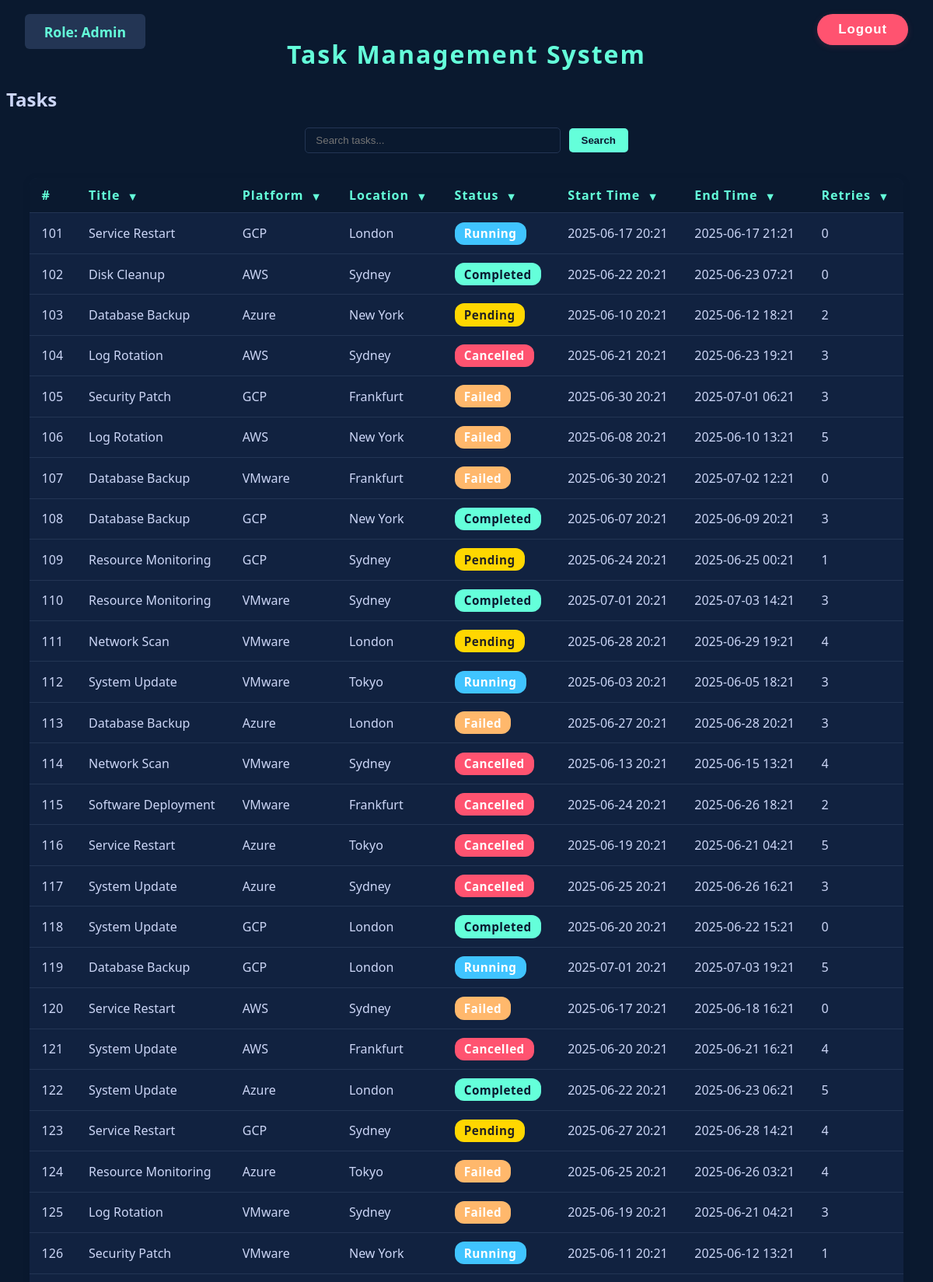
The app's page /tasks/?search=&page=3 (signed in, upper part) with its own data.
### main/models.py (models this page shows, shortened)
class Task(models.Model):
    title = models.CharField(max_length=100, default="System Update")
    platform = models.CharField(max_length=100)
    location = models.CharField(max_length=100)
    status = models.CharField(max_length=50)
    start_time = models.CharField(max_length=100)
    end_time = models.CharField(max_length=100, null=True, blank=True)
    retries = models.IntegerField(default=0)

### main/views.py (the view, shortened to what this page needs)
# urls.py: path('tasks/', views.task_list, name='task_list'),
@login_required
def task_list(request):
    search = request.GET.get('search', '').strip()
    tasks = Task.objects.all()
    title = request.GET.get('title', '')
    platform = request.GET.get('platform', '')
    location = request.GET.get('location', '')
    status = request.GET.get('status', '')
    start_time = request.GET.get('start_time', '')
    end_time = request.GET.get('end_time', '')
    retries = request.GET.get('retries', '')
    if title:
        tasks = tasks.filter(title=title)
    if platform:
        tasks = tasks.filter(platform=platform)
    if location:
        tasks = tasks.filter(location=location)
    if status:
        tasks = tasks.filter(status=status)
    if start_time:
        tasks = tasks.filter(start_time=start_time)
    if end_time:
        tasks = tasks.filter(end_time=end_time)
    if retries:
        tasks = tasks.filter(retries=retries)
    titles = Task.objects.values_list('title', flat=True).distinct()
    platforms = Task.objects.values_list('platform', flat=True).distinct()
    locations = Task.objects.values_list('location', flat=True).distinct()
    statuses = Task.objects.values_list('status', flat=True).distinct()
    start_times = Task.objects.values_list('start_time', flat=True).distinct()
    end_times = Task.objects.values_list('end_time', flat=True).distinct()
    retries_list = Task.objects.values_list('retries', flat=True).distinct()
    paginator = Paginator(tasks, 50)
    page_number = request.GET.get('page', 1)
    page_obj = paginator.get_page(page_number)
    selected_role = request.session.get('selected_role', '')
    context = {
        'tasks': page_obj.object_list,
        'page_obj': page_obj,
        'search': search,
        'selected_role': selected_role,
        'titles': titles,
        'platforms': platforms,
        'locations': locations,
        'statuses': statuses,
        'start_times': start_times,
        'end_times': end_times,
        'retries': retries_list,
    }
    if request.headers.get('x-requested-with') == 'XMLHttpRequest':
        html = render_to_string('main/task_table_rows.html', {
            **context,
            'user': request.user,
        })
        return JsonResponse({'html': html})
    return render(request, 'main/task_system.html', context)

### main/templates/main/task_system.html (shortened to what this page needs)
<!DOCTYPE html>
<html>
<head>
</head>
<body>
    <div style="position: absolute; top: 18px; left: 32px; z-index: 10;">
        <span class="role-box" style="background: #233554; color: #64ffda; font-weight: bold; font-size: 1.1em; padding: 0.6em 1.4em;">
            Role:
            {% if request.session.selected_role %}
                {{ request.session.selected_role|title }}
            {% else %}
                {% if user.is_superuser %}Admin{% else %}Client{% endif %}
            {% endif %}
        </span>
    </div>
    <div style="position: absolute; top: 18px; right: 32px; z-index: 10;">
        {% if user.is_authenticated %}
            <form action="{% url 'logout' %}" method="post" style="display:inline;">
                <button type="submit"
                        style="
                            background: #ff5370;
                            color: #fff;
                            font-weight: bold;
                            border: none;
                            border-radius: 24px;
                            padding: 0.6em 1.6em;
                            font-size: 1.05em;
                            box-shadow: 0 2px 8px rgba(255,83,112,0.15);
                            cursor: pointer;
                            transition: background 0.2s, color 0.2s, box-shadow 0.2s;
                            letter-spacing: 1px;
                        "
                        onmouseover="this.style.background='#d32f2f';"
                        onmouseout="this.style.background='#ff5370';"
                        title="Logout">
                    Logout
                </button>
            </form>
        {% endif %}
    </div>
    <h1 style="text-align:center; color:#64ffda; margin-top:1.5em; margin-bottom:0.5em; letter-spacing:2px;">
        Task Management System
    </h1>
    <h2>Tasks</h2>
    <form method="get" action="{% url 'task_list' %}" style="text-align:center; margin-bottom:1.5em;">
        <input
            type="text"
            name="search"
            value="{{ search|default:'' }}"
            placeholder="Search tasks..."
            style="padding:0.6em 1em; border-radius:5px; border:1px solid #233554; background:#0a192f; color:#ccd6f6; width:300px;"
            autofocus
        >
        <button type="submit" style="background:#64ffda; color:#0a192f; font-weight:600; border-radius:5px; border:none; padding:0.6em 1.2em; margin-left:0.5em;">Search</button>
    </form>
    <form method="get" id="filter-form">
      <table>
        <thead>
          <tr>
            <th>#</th>
            <th>
              Title
              <span class="dropdown-arrow" onclick="toggleDropdown('title-dropdown')">&#9660;</span>
            </th>
            <th>
              Platform
              <span class="dropdown-arrow" onclick="toggleDropdown('platform-dropdown')">&#9660;</span>
            </th>
            <th>
              Location
              <span class="dropdown-arrow" onclick="toggleDropdown('location-dropdown')">&#9660;</span>
            </th>
            <th>
              Status
              <span class="dropdown-arrow" onclick="toggleDropdown('status-dropdown')">&#9660;</span>
            </th>
            <th>
              Start Time
              <span class="dropdown-arrow" onclick="toggleDropdown('starttime-dropdown')">&#9660;</span>
            </th>
            <th>
              End Time
              <span class="dropdown-arrow" onclick="toggleDropdown('endtime-dropdown')">&#9660;</span>
            </th>
            <th>
              Retries
              <span class="dropdown-arrow" onclick="toggleDropdown('retries-dropdown')">&#9660;</span>
            </th>
          </tr>
        </thead>
        <tbody id="task-table-body">
          {% include 'main/task_table_rows.html' with selected_role=selected_role %}
        </tbody>
      </table>
    </form>
</body>
</html>

### main/templates/main/task_table_rows.html (shortened to what this page needs)
<tbody>
    {% for task in tasks %}
    <tr id="data-row-{{ task.id }}" class="data-row">
        <td>{{ forloop.counter0|add:page_obj.start_index }}</td>
        <td>{{ task.title }}</td>
        <td>{{ task.platform }}</td>
        <td>{{ task.location }}</td>
        <td>
            <span class="status-label status-{{ task.status|lower }}">{{ task.status|capfirst }}</span>
        </td>
        <td>{{ task.start_time }}</td>
        <td>{{ task.end_time }}</td>
        <td>{{ task.retries }}</td>
    </tr>
    {% endfor %}
</tbody>

### main/templates/main/task_system.html (style rules this page uses)
body { background: #0a192f; color: #ccd6f6; font-family: 'Segoe UI', Arial, sans-serif; }
table { width: 95%; margin: 2em auto; border-collapse: collapse; background: #112240; border-radius: 10px; overflow: hidden; box-shadow: 0 2px 8px rgba(10,25,47,0.3); }
th, td { padding: 0.7em 1em; border-bottom: 1px solid #233554; text-align: left; }
th { background: #0a192f; color: #64ffda; font-weight: 600; letter-spacing: 1px; }
.role-box { background: #233554; color: #64ffda; padding: 0.5em 1em; border-radius: 6px; margin-bottom: 1em; display: inline-block; font-weight: bold; }
button { background: #64ffda; color: #0a192f; border: none; padding: 0.7em 1.4em; border-radius: 5px; cursor: pointer; }
.dropdown-arrow { cursor: pointer; margin-left: 4px; font-size: 0.9em; vertical-align: middle; }
th { position: relative; }

### main/templates/main/task_table_rows.html (style rules this page uses)
.status-label { padding: 0.3em 0.8em; border-radius: 12px; font-weight: bold; font-size: 0.95em; letter-spacing: 0.5px; display: inline-block; }
.status-cancelled { background: #ff5370; color: #fff; }
.status-failed { background: #ffb86c; color: #fff; }
.status-pending { background: #ffd700; color: #222; }
.status-completed { background: #64ffda; color: #0a192f; }
.status-running { background: #40c4ff; color: #fff; }

### records on screen
Task: title "Service Restart", platform "GCP", location "London", status "Running", start_time "2025-06-17 20:21", end_time "2025-06-17 21:21", retries "0"
Task: title "Disk Cleanup", platform "AWS", location "Sydney", status "Completed", start_time "2025-06-22 20:21", end_time "2025-06-23 07:21", retries "0"
Task: title "Database Backup", platform "Azure", location "New York", status "Pending", start_time "2025-06-10 20:21", end_time "2025-06-12 18:21", retries "2"
Task: title "Log Rotation", platform "AWS", location "Sydney", status "Cancelled", start_time "2025-06-21 20:21", end_time "2025-06-23 19:21", retries "3"
Task: title "Security Patch", platform "GCP", location "Frankfurt", status "Failed", start_time "2025-06-30 20:21", end_time "2025-07-01 06:21", retries "3"
Task: title "Log Rotation", platform "AWS", location "New York", status "Failed", start_time "2025-06-08 20:21", end_time "2025-06-10 13:21", retries "5"
Task: title "Database Backup", platform "VMware", location "Frankfurt", status "Failed", start_time "2025-06-30 20:21", end_time "2025-07-02 12:21", retries "0"
Task: title "Database Backup", platform "GCP", location "New York", status "Completed", start_time "2025-06-07 20:21", end_time "2025-06-09 20:21", retries "3"
Task: title "Resource Monitoring", platform "GCP", location "Sydney", status "Pending", start_time "2025-06-24 20:21", end_time "2025-06-25 00:21", retries "1"
Task: title "Resource Monitoring", platform "VMware", location "Sydney", status "Completed", start_time "2025-07-01 20:21", end_time "2025-07-03 14:21", retries "3"
Task: title "Network Scan", platform "VMware", location "London", status "Pending", start_time "2025-06-28 20:21", end_time "2025-06-29 19:21", retries "4"
Task: title "System Update", platform "VMware", location "Tokyo", status "Running", start_time "2025-06-03 20:21", end_time "2025-06-05 18:21", retries "3"
Task: title "Database Backup", platform "Azure", location "London", status "Failed", start_time "2025-06-27 20:21", end_time "2025-06-28 20:21", retries "3"
Task: title "Network Scan", platform "VMware", location "Sydney", status "Cancelled", start_time "2025-06-13 20:21", end_time "2025-06-15 13:21", retries "4"
Task: title "Software Deployment", platform "VMware", location "Frankfurt", status "Cancelled", start_time "2025-06-24 20:21", end_time "2025-06-26 18:21", retries "2"
Task: title "Service Restart", platform "Azure", location "Tokyo", status "Cancelled", start_time "2025-06-19 20:21", end_time "2025-06-21 04:21", retries "5"
Task: title "System Update", platform "Azure", location "Sydney", status "Cancelled", start_time "2025-06-25 20:21", end_time "2025-06-26 16:21", retries "3"
Task: title "System Update", platform "GCP", location "London", status "Completed", start_time "2025-06-20 20:21", end_time "2025-06-22 15:21", retries "0"
Task: title "Database Backup", platform "GCP", location "London", status "Running", start_time "2025-07-01 20:21", end_time "2025-07-03 19:21", retries "5"
Task: title "Service Restart", platform "AWS", location "Sydney", status "Failed", start_time "2025-06-17 20:21", end_time "2025-06-18 16:21", retries "0"
Task: title "System Update", platform "AWS", location "Frankfurt", status "Cancelled", start_time "2025-06-20 20:21", end_time "2025-06-21 16:21", retries "4"
Task: title "System Update", platform "Azure", location "London", status "Completed", start_time "2025-06-22 20:21", end_time "2025-06-23 06:21", retries "5"
Task: title "Service Restart", platform "GCP", location "Sydney", status "Pending", start_time "2025-06-27 20:21", end_time "2025-06-28 14:21", retries "4"
Task: title "Resource Monitoring", platform "Azure", location "Tokyo", status "Failed", start_time "2025-06-25 20:21", end_time "2025-06-26 03:21", retries "4"
Task: title "Log Rotation", platform "VMware", location "Sydney", status "Failed", start_time "2025-06-19 20:21", end_time "2025-06-21 04:21", retries "3"
Task: title "Security Patch", platform "VMware", location "New York", status "Running", start_time "2025-06-11 20:21", end_time "2025-06-12 13:21", retries "1"
